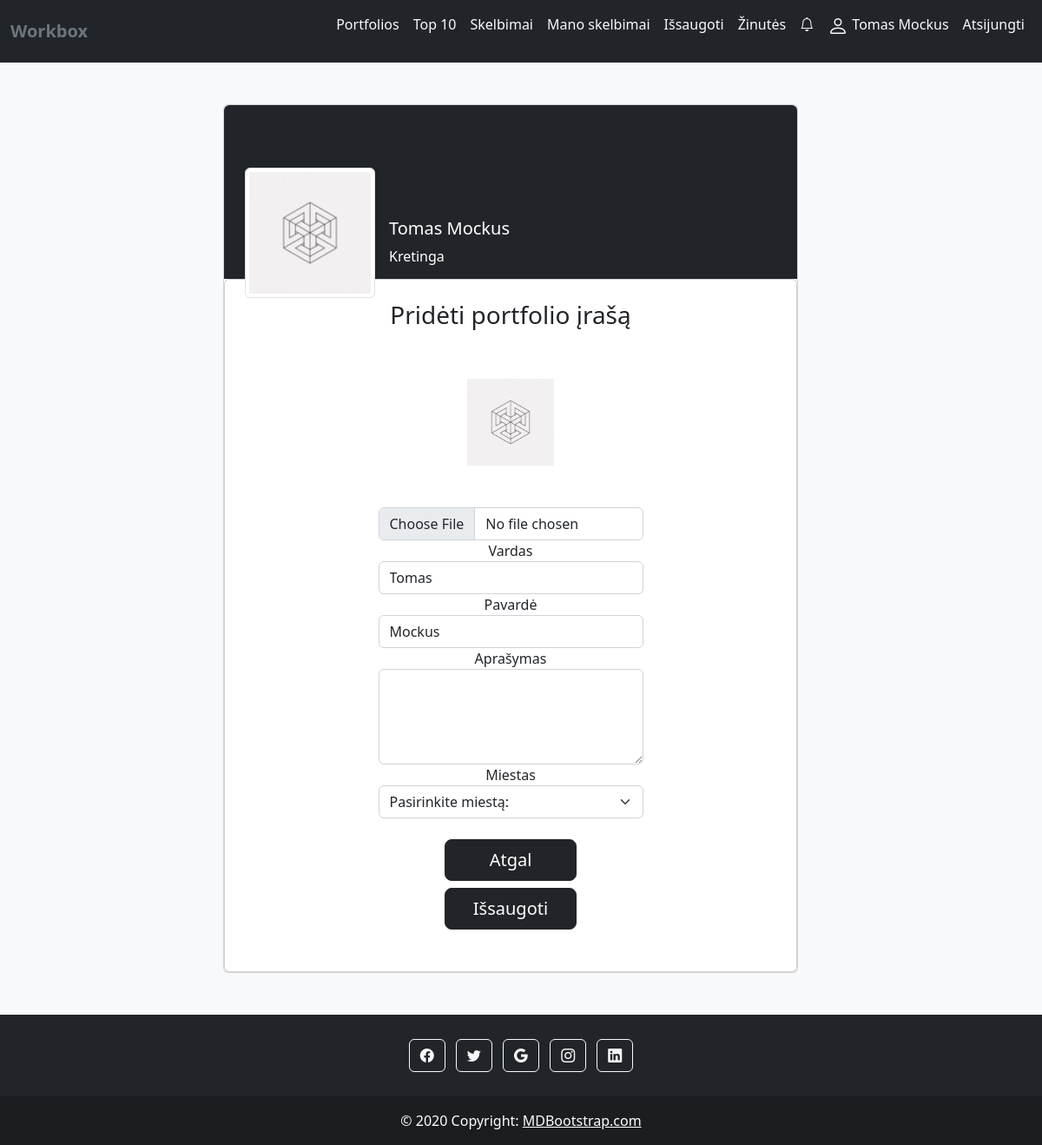
The app's page /manoprofilis/6/redaguotiprofili (signed in) with its own data.
### core/models.py (models this page shows, shortened)
class Profile(models.Model):
    user=models.OneToOneField(User, on_delete=models.CASCADE)
    name = models.CharField("Name",max_length=100,null=True, blank=True)
    surname = models.CharField("Surname",max_length=100,null=True, blank=True)
    forget_password_token = models.CharField(max_length=100, blank=True, null=True)
    about = models.TextField("About", max_length=1000, null=True, blank=True)
    profile_img = models.ImageField("Profile image",upload_to='profile_images', default='blank-profile-photo.jpeg')
    location = models.CharField("Location",max_length=100,null=True, blank=True)
    favorites_port = models.ManyToManyField("Portfolio", blank=True)
    favorites_skelb = models.ManyToManyField("Skelbimas", blank=True)

### core/views.py (the view, shortened to what this page needs)
# urls.py: path('manoprofilis/<str:pk>/redaguotiprofili', views.redaguotiprofili, name='redaguotiprofili'),
@login_required(login_url="signin")
def redaguotiprofili(request, pk):
    user = request.user
    user_profile = Profile.objects.get(user=user)
    context = {
        'user_profile': user_profile,
    }
    return render(request, 'redaguotiprofili.html', context=context)

### core/views.py (called while the page is built)
def inbox_notifications(request):
    directs_count = 0
    if request.user.is_authenticated:
        directs_count = Message.objects.filter(user=request.user, is_read=False).count()
    return {'directs_count': directs_count}

def count_notifications(request):
    count_notifications = 0
    if request.user.is_authenticated:
        count_notifications = Notification.objects.filter(user=request.user, is_seen=False).count()
    return {'count_notifications': count_notifications}

### templates/redaguotiprofili.html (shortened to what this page needs)
{% extends 'base.html' %}
{% block content %}
{%load static%}
<section class="h-100 w-100 gradient-custom-2">
    <div class="container-fluid py-5 h-100">
        <div class="row d-flex justify-content-center align-items-center h-100 w-100">
            <div class="col col-lg-9 col-xl-7">
                <div class="card">
                    <div class="rounded-top text-white d-flex flex-row" style="background-color: #212529; height:200px;">
                        <div class="ms-4 mt-5 d-flex flex-column" style="width: 150px;">
                            <img src="{{user_profile.profile_img.url}}"
                                 alt="Generic placeholder image" class="img-fluid img-thumbnail mt-4 mb-2"
                                 style="object-fit:cover;width: 150px; height:150px; z-index: 1">
                        </div>
                        <div class="ms-3" style="margin-top: 130px;">
                            <h5>{{user_profile.name}} {{user_profile.surname}}</h5>
                            {% if user_profile.location != None%}
                            <p>{{user_profile.location}}</p>
                            {% else%}
                            <p></p>
                            {% endif %}
                        </div>
                    </div>
                    <div>
                        <div class="card text-center">
                            <br>
                            <h3>Pridėti portfolio įrašą</h3>
                            <form action="" method="POST" enctype="multipart/form-data">
                                <img width="100" height="100" src="{{user_profile.profile_img.url}}" style="object-fit:cover;" class="my-5">
                                <div class="container w-50">
                                    <input class="form-control" type="file" name="image" value="">
                                    <span>Vardas</span> <input type="text" class="form-control" name="vardas"
                                                               value="{{user_profile.name}}">
                                    <span>Pavardė</span> <input type="text" class="form-control" name="pavarde"
                                                                value="{{user_profile.surname}}">
                                    <span>Aprašymas</span> <textarea id="aprasymas" class="form-control"
                                                                     name="aprasymas" rows="4" cols="50">{% if user_profile.about != None%}{{user_profile.about}}{%endif%} </textarea>
                                    <span>Miestas</span>
                                    <select name="miestas" class="form-control rounded form-select mb-3 ">
                                <option value="" selected>Pasirinkite miestą:</option>
                                </select>
                                    <button type="button" class="btn btn-dark btn-lg btn-block my-2" style="width:50%">
                                        <a href="/manoprofilis/{{user.id}}" style="text-decoration:none; color:white;">Atgal</a></button>
                                    <a href="{% url 'manoprofilis' user_profile.id %}">
                                    <button type="submit" class="btn btn-dark btn-lg btn-block mb-5" style="width:50%">
                                        Išsaugoti
                                    </button>
                                        </a>
                                </div>
                            </form>
                        </div>
                    </div>
                </div>
            </div>
        </div>
    </div>
</section>
{% endblock %}

### templates/base.html (shortened to what this page needs)
<!DOCTYPE html>
{% load static %}
<html lang="en">
<head>
    <link href="https://cdn.jsdelivr.net/npm/bootstrap@5.2.2/dist/css/bootstrap.min.css" rel="stylesheet"
>
    <link rel="stylesheet" href="https://cdn.jsdelivr.net/npm/bootstrap-icons@1.9.1/font/bootstrap-icons.css">
</head>
<body class="bg-light d-flex flex-column min-vh-100">
<nav class="navbar navbar-expand-md bg-dark ">
    <div class="container-xxl ">
        <a href="{% url 'index'%}" class="navbar-brand">
            <span class="fw-bold text-secondary">Workbox</span>
        </a>
        <div class="collapse navbar-collapse justify-content-end align-center" id="main-nav">
            <ul class="navbar-nav ">
                <li class="nav-item">
                    <a class="nav-link text-light" href="{% url 'index' %}">Portfolios</a>
                </li>
                <li class="nav-item">
                    <a class="nav-link text-light" href="{% url 'top' %}">Top 10</a>
                </li>
                <li class="nav-item">
                    <a class="nav-link text-light" href="{% url 'skelbimai' %}">Skelbimai</a>
                </li>
                {% if user.is_authenticated %}
                <li class="nav-item"><a class="nav-link text-light" href="{% url 'manoskelbimai' user.id %}">Mano
                    skelbimai</a></li>
                <li class="nav-item"><a class="nav-link text-light" href="{% url 'issaugoti'%}">Išsaugoti
                    </a></li>
                <li class="nav-item"><a class="nav-link text-light" href="{% url 'inbox' %}" > Žinutės
                    </a></li>
                <li class="nav-item"><a class="nav-link text-light" href="{% url 'show-notifications' %}"><span><i class="bi bi-bell"></i></span>
                    </a></li>
                <li class="nav-item"><a class="nav-link text-light" href="{% url 'manoprofilis' user.id %}">
                    {{ user.profile.name }} {{ user.profile.surname }}</a></li>
                <li class="nav-item"><a class="nav-link text-light" href="{% url 'logout'%}?next=/">Atsijungti</a></li>
                {% else %}
                <li class="nav-item"><a class="nav-link text-light" href="{% url 'signin'%}?next={{request.path}}">Prisijungti</a>
                </li>
                <li class="nav-item"><a class="nav-link text-light" href="{% url 'signup'%}">Registruotis</a></li>
                {% endif %}
            </ul>
        </div>
    </div>
</nav>
{% block content %}{% endblock %}
<footer class="bg-dark text-center text-white mt-auto">
    <div class="container p-4 pb-0">
        <section class="mb-4">
            <a class="btn btn-outline-light btn-floating m-1" href="#!" role="button"
            ><i class="bi bi-facebook"></i
            ></a>
            <a class="btn btn-outline-light btn-floating m-1" href="#!" role="button"
            ><i class="bi bi-twitter"></i
            ></a>
            <a class="btn btn-outline-light btn-floating m-1" href="#!" role="button"
            ><i class="bi bi-google"></i
            ></a>
            <a class="btn btn-outline-light btn-floating m-1" href="#!" role="button"
            ><i class="bi bi-instagram"></i
            ></a>
            <a class="btn btn-outline-light btn-floating m-1" href="#!" role="button"
            ><i class="bi bi-linkedin"></i
            ></a>
        </section>
    </div>
    <div class="text-center p-3" style="background-color: rgba(0, 0, 0, 0.2);">
        © 2020 Copyright:
        <a class="text-white" href="https://mdbootstrap.com/">MDBootstrap.com</a>
    </div>
</footer>
</body>

### records on screen
Profile: profile_img (picture), name "Tomas", surname "Mockus", location "Kretinga", vardas "Tomas", pavarde "Mockus"

### other values on screen
{{ user.profile.name }} "Tomas"
{{ user.profile.surname }} "Mockus"
